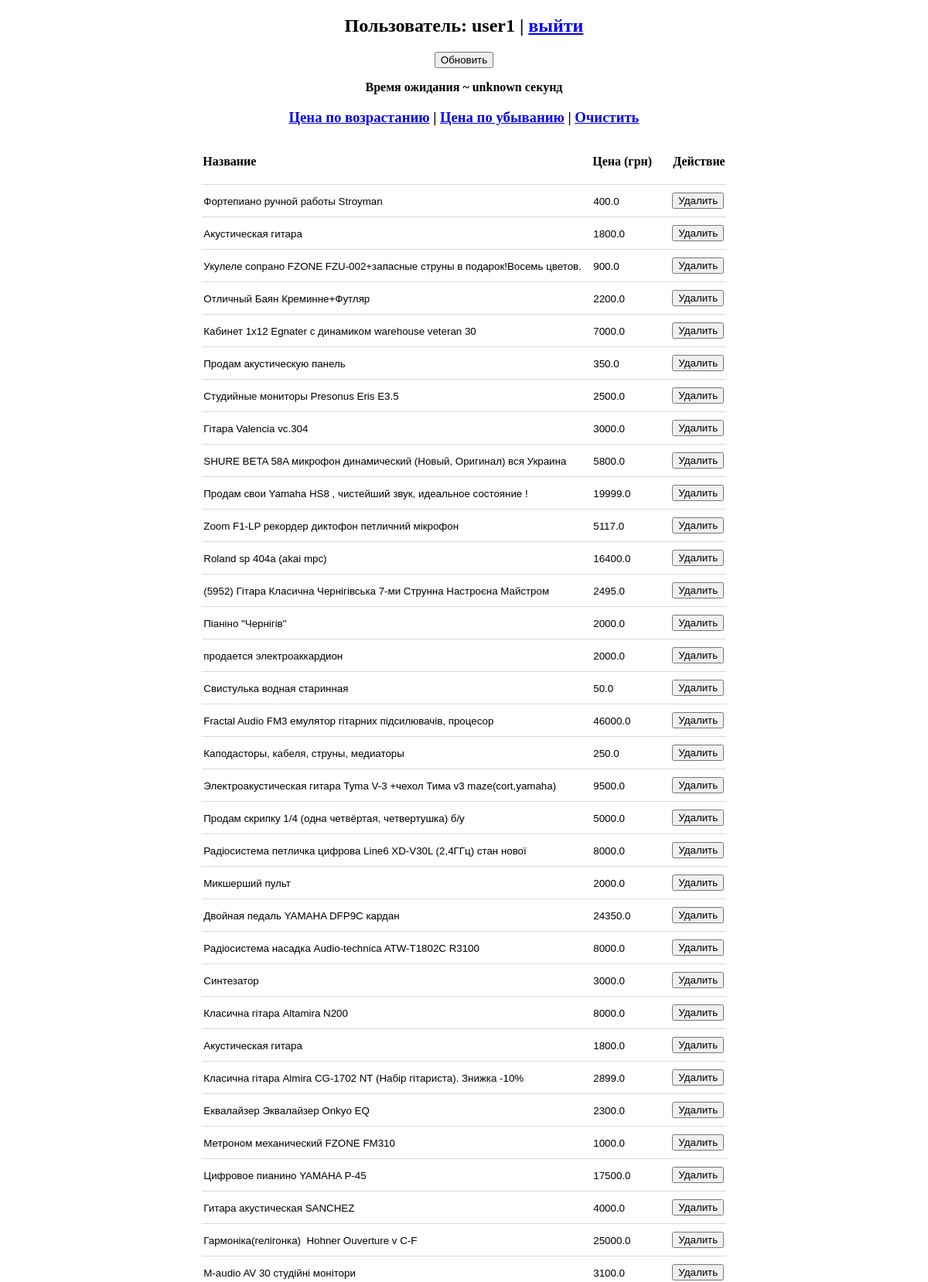
The page / (signed in, upper part) on the database its author committed.
### main.py (models this page shows, shortened)
class Users(db.Model):
    id = db.Column(db.Integer, primary_key=True)
    login = db.Column(db.String(100), nullable=False)
    password = db.Column(db.String(255), nullable=False)
    access_level = db.Column(db.Integer, nullable=False)

class Advertisements(db.Model):
    id = db.Column(db.Integer, primary_key=True)
    title = db.Column(db.String(100), nullable=False)
    price = db.Column(db.Float, nullable=False)
    photo = db.Column(db.String(255), nullable=False)
    seller_name = db.Column(db.String(255), nullable=False)

### main.py (the view, shortened to what this page needs)
@app.route('/', methods=['GET', 'POST'])
def index():
    try:
        user_id = session['user_id']
    except:
        return redirect(url_for('login'))
    user = Users.query.get(user_id)
    if user.access_level == 1:
        goal = 100
    elif user.access_level == 2:
        goal = 200
    elif user.access_level == 3:
        goal = 300
    else:
        goal = 0
    if request.args.get('user') == 'logout':
        del session['user_id']
        return redirect(url_for('login'))
    advertisements = Advertisements.query.order_by(Advertisements.id.desc()).limit(goal).all()
    if request.args.get('sort') == 'price_down':
        advertisements.sort(key=lambda x: x.price, reverse=True)
    if request.args.get('sort') == 'price_up':
        advertisements.sort(key=lambda x: x.price, reverse=False)
    data = {
        'user_id': user_id,
        'user_login': Users.query.get(user_id).login,
        'user_access_level': Users.query.get(user_id).access_level,
        'advertisements': advertisements,
        'estimate_time': 'unknown',
    }
    return render_template('main.html', data=data)

### templates/main.html (shortened to what this page needs)
{% extends 'base.html' %}
{% block content %}
    <h2>Пользователь: {{ data['user_login'] }} | <a href="?user=logout">выйти</a></h2>
    <form method="post">
        <input type="submit" name="action" value="Обновить">
        <p><b>Время ожидания ~ {{ data['estimate_time'] }} секунд</b></p>
    </form>
    <h3><a href="?sort=price_up">Цена по возрастанию</a> | <a href="?sort=price_down">Цена по убыванию</a> | <a href="?data=clear">Очистить</a></h3>
    <br>
    {% if data['advertisements'] | length > 0 %}
        <table>
            <thead>
                <tr>
                    <th>Название</th>
                    <th>Цена (грн)</th>
                    <th>Действие</th>
                </tr>
            </thead>
            <tbody>
                {% for adv in data['advertisements'] %}
                    <tr>
                        <form method="post">
                            <td class="title">
                                <input type="text" name="title" value="{{ adv.title }}" readonly>
                            </td>
                            <td class="price">
                                <input type="text" name="price" value="{{ adv.price }}" readonly>
                            </td>
                            <td>
                                <input type="submit" name="action" value="Удалить">
                            </td>
                        </form>
                    </tr>
                {% endfor %}
            </tbody>
        </table>
    {% endif %}
{% endblock content %}

### templates/base.html (shortened to what this page needs)
<!DOCTYPE html>
<html lang="en">
<head>
</head>
<body>
    <center>
        {% block content %}
        {% endblock content %}
    </center>
</body>
</html>

### templates/base.html (style rules this page uses)
table { border-collapse: collapse; }
th { padding-bottom: 20px; text-align: left; }
tr { border-bottom: 1px solid #72727243; }
td { padding: 10px 0; }
td.title input { width: 500px; }
td.price input { width: 100px; }
.title input, .price input, .seller_name input { border: none; }

### rows shown on the page
Users: user_login "user1"
Advertisements: title "Фортепиано ручной работы Stroyman", price "400.0"
Advertisements: title "Акустическая гитара", price "1800.0"
Advertisements: title "Укулеле сопрано FZONE FZU-002+запасные струны в подарок!Восемь цветов.", price "900.0"
Advertisements: title "Отличный Баян Креминне+Футляр", price "2200.0"
Advertisements: title "Кабинет 1х12 Egnater с динамиком warehouse veteran 30", price "7000.0"
Advertisements: title "Продам акустическую панель", price "350.0"
Advertisements: title "Студийные мониторы Presonus Eris E3.5", price "2500.0"
Advertisements: title "Гітара Valencia vc.304", price "3000.0"
Advertisements: title "SHURE BETA 58A микрофон динамический (Новый, Оригинал) вся Украина", price "5800.0"
Advertisements: title "Продам свои Yamaha HS8 , чистейший звук, идеальное состояние !", price "19999.0"
Advertisements: title "Zoom F1-LP рекордер диктофон петличний мікрофон", price "5117.0"
Advertisements: title "Roland sp 404a (akai mpc)", price "16400.0"
Advertisements: title "(5952) Гітара Класична Чернігівська 7-ми Струнна Настроєна Майстром", price "2495.0"
Advertisements: title "Піаніно \"Чернігів\"", price "2000.0"
Advertisements: title "продается электроаккардион", price "2000.0"
Advertisements: title "Свистулька водная старинная", price "50.0"
Advertisements: title "Fractal Audio FM3 емулятор гітарних підсилювачів, процесор", price "46000.0"
Advertisements: title "Каподасторы, кабеля, струны, медиаторы", price "250.0"
Advertisements: title "Электроакустическая гитара Tyma V-3 +чехол Тима v3 maze(cort,yamaha)", price "9500.0"
Advertisements: title "Продам скрипку 1/4 (одна четвёртая, четвертушка) б/у", price "5000.0"
Advertisements: title "Радіосистема петличка цифрова Line6 XD-V30L (2,4ГГц) стан нової", price "8000.0"
Advertisements: title "Микшерший пульт", price "2000.0"
Advertisements: title "Двойная педаль YAMAHA DFP9C кардан", price "24350.0"
Advertisements: title "Радіосистема насадка Audio-technica ATW-T1802C R3100", price "8000.0"
Advertisements: title "Синтезатор", price "3000.0"
Advertisements: title "Класична гітара Altamira N200", price "8000.0"
Advertisements: title "Акустическая гитара", price "1800.0"
Advertisements: title "Класична гітара Almira CG-1702 NT (Набір гітариста). Знижка -10%", price "2899.0"
Advertisements: title "Еквалайзер Эквалайзер Onkyo EQ", price "2300.0"
Advertisements: title "Метроном механический FZONE FM310", price "1000.0"
Advertisements: title "Цифровое пианино YAMAHA P-45", price "17500.0"
Advertisements: title "Гитара акустическая SANCHEZ", price "4000.0"
Advertisements: title "Гармоніка(гелігонка) Hohner Ouverture v C-F", price "25000.0"
Advertisements: title "M-audio AV 30 студійні монітори", price "3100.0"

### other values the page prints
{{ data['estimate_time'] }} "unknown"
